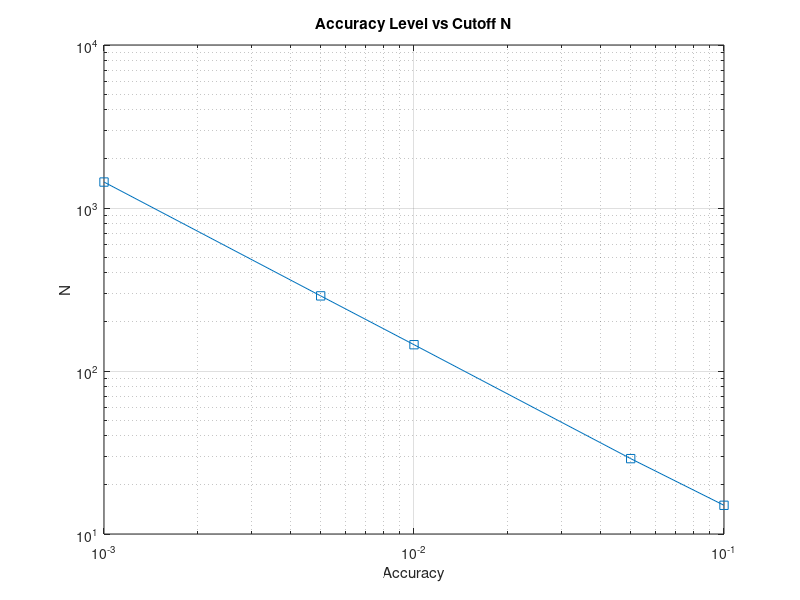

Recreate this plot in MATLAB.
%% Plot N(threshold) -vs- (threshold)

thresholds = [0.1, 0.05, 0.01, 0.005, 0.001]
n_depth = [15, 29, 145, 289, 1443]%% Found by series_equals_ln2.m

loglog(thresholds, n_depth, '-s')
grid on
title('Accuracy Level vs Cutoff N')
ylabel('N');
xlabel('Accuracy');